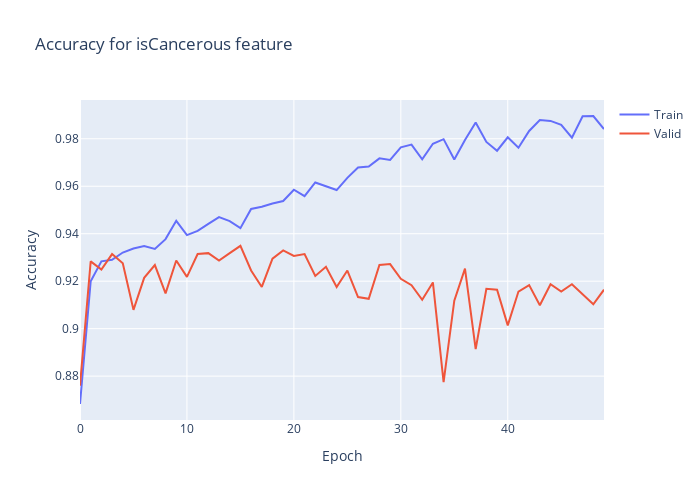

The cell this chart's notebook holds for it:
### Code cell
plt.clf()
fig = go.Figure()
fig.add_trace(go.Scatter(y=history_VGG_2.history['isCancerous_accuracy'],name='Train'))
fig.add_trace(go.Scatter(y=history_VGG_2.history['val_isCancerous_accuracy'],name='Valid'))
fig.update_layout(height=500, width=700, title='Accuracy for isCancerous feature', xaxis_title='Epoch',yaxis_title='Accuracy')
fig.show()

### Figure 1 — Plotly figure (JSON) as saved in the notebook; plotly's stock layout.template omitted (floating-point values rounded to 4 significant figures)
{"data": [{"name": "Train", "type": "scatter", "y": [0.8683, 0.92, 0.9284, 0.929, 0.9321, 0.9337, 0.9348, 0.9336, 0.9377, 0.9454, 0.9394, 0.9412, 0.9441, 0.947, 0.9453, 0.9423, 0.9504, 0.9513, 0.9527, 0.9538, 0.9585, 0.9558, 0.9616, 0.9601, 0.9584, 0.9635, 0.9679, 0.9683, 0.9718, 0.9711, 0.9764, 0.9775, 0.9714, 0.9779, 0.9798, 0.9712, 0.9795, 0.9869, 0.9787, 0.975, 0.9806, 0.9762, 0.9833, 0.9879, 0.9875, 0.9859, 0.9805, 0.9895, 0.9896, 0.9841]}, {"name": "Valid", "type": "scatter", "y": [0.876, 0.9284, 0.9249, 0.9314, 0.9276, 0.9079, 0.9214, 0.9268, 0.9149, 0.9287, 0.9218, 0.9314, 0.9318, 0.9287, 0.9318, 0.9349, 0.9245, 0.9176, 0.9295, 0.933, 0.9307, 0.9314, 0.9222, 0.926, 0.9176, 0.9245, 0.9133, 0.9126, 0.9268, 0.9272, 0.921, 0.9183, 0.9122, 0.9195, 0.8775, 0.9118, 0.9253, 0.8914, 0.9168, 0.9164, 0.9014, 0.9156, 0.9183, 0.9099, 0.9187, 0.9156, 0.9187, 0.9145, 0.9102, 0.9164]}], "layout": {"height": 500, "title": {"text": "Accuracy for isCancerous feature"}, "width": 700, "xaxis": {"title": {"text": "Epoch"}}, "yaxis": {"title": {"text": "Accuracy"}}}}
